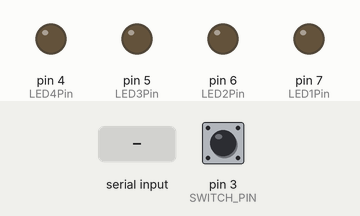
This sketch was run on a simulated Arduino Uno, built with avr-gcc and run on an emulated ATmega328P. On the bench: output pins drawn as LEDs (lit = HIGH). The inputs (shaded band) are chosen by the test bench; at power-on: pin 3 (SWITCH_PIN) HIGH. What the sketch prints to the serial monitor is not drawn.

Above: at 1.2 s.
1.3 s: byte 1 (1) received over Serial
At 2.1 s:
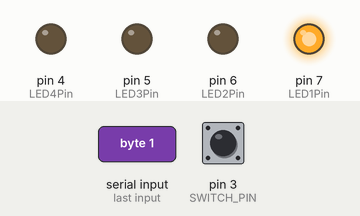
2.8 s: byte 2 (2) received over Serial
At 3.3 s:
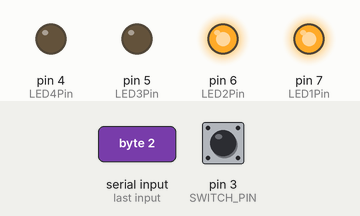
4.3 s: byte 3 (3) received over Serial
At 5.5 s:
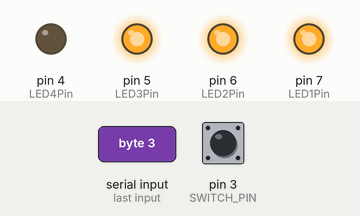
5.8 s: byte 4 (4) received over Serial
At 6.7 s:
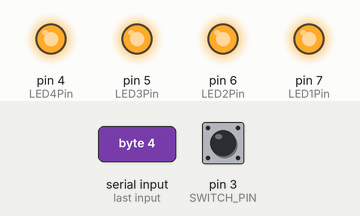
Timing chart, 0 to 8.3 s (numbered marks = the images above; inputs shaded):
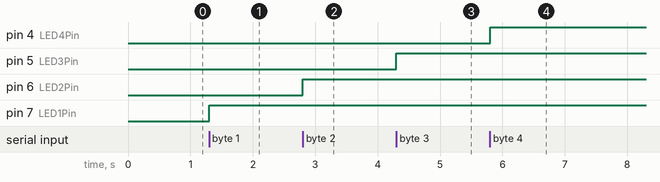

Measured:
- after the input at 1.3 s, pin 7 (LED1Pin): LOW → HIGH at once
- after the input at 2.8 s, pin 6 (LED2Pin): LOW → HIGH at once
- after the input at 4.3 s, pin 5 (LED3Pin): LOW → HIGH at once
- after the input at 5.8 s, pin 4 (LED4Pin): LOW → HIGH at once

The sketch:

SmartPillBox.ino
```cpp
int LED1Pin = 7;
int LED2Pin = 6;
int LED3Pin = 5;
int LED4Pin = 4;
int SWITCH_PIN = 3;

int led1_indicatorState = LOW;
int led2_indicatorState = LOW;
int led3_indicatorState = LOW;
int led4_indicatorState = LOW;
bool pictureNeeded = false;
bool pictureTaken = false;
int boxOpen;

int incomingByte = 0;

void setup() {
  Serial.begin(9600);
  Serial.println("Connecting...");
  pinMode(LED1Pin, OUTPUT);
  pinMode(LED2Pin, OUTPUT);
  pinMode(LED3Pin, OUTPUT);
  pinMode(LED4Pin, OUTPUT);
  pinMode(SWITCH_PIN, INPUT);
}

void loop() {
  boxOpen = digitalRead(SWITCH_PIN);
  if (Serial.available() > 0) {
        incomingByte = Serial.read();
        if (incomingByte == 1) {
           led1_indicatorState = HIGH;
        } else if (incomingByte == 2) {
           led2_indicatorState = HIGH;
        } else if (incomingByte == 3) {
           led3_indicatorState = HIGH;
        } else if (incomingByte == 4) {
           led4_indicatorState = HIGH;
        } else if (incomingByte == 5) {
           pictureNeeded = true;
        } else if (incomingByte == 6) {
           pictureTaken = true;
        } else if (incomingByte == 7) {
           led1_indicatorState = LOW;
           led2_indicatorState = LOW;
           led3_indicatorState = LOW;
           led4_indicatorState = LOW;
           pictureNeeded = false;
           pictureTaken = false;
        }
  }
  digitalWrite(LED1Pin, led1_indicatorState);
  digitalWrite(LED2Pin, led2_indicatorState);
  digitalWrite(LED3Pin, led3_indicatorState);
  if (pictureNeeded && !pictureTaken && !boxOpen) {
     led4_indicatorState = HIGH;
  }
  digitalWrite(LED4Pin, led4_indicatorState);
}
```
